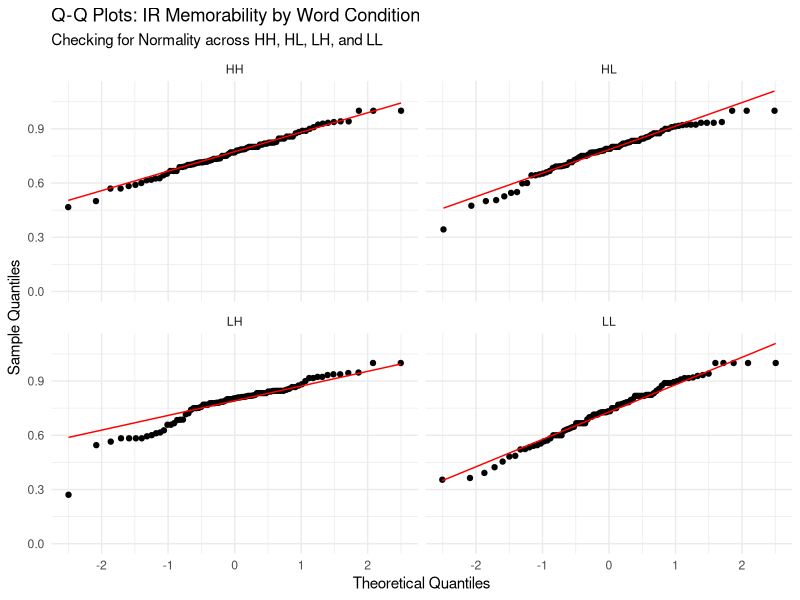
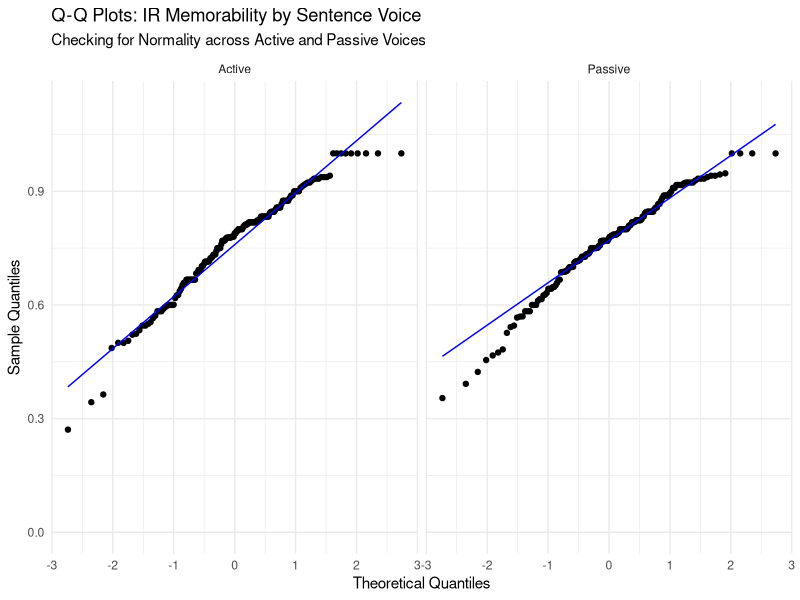
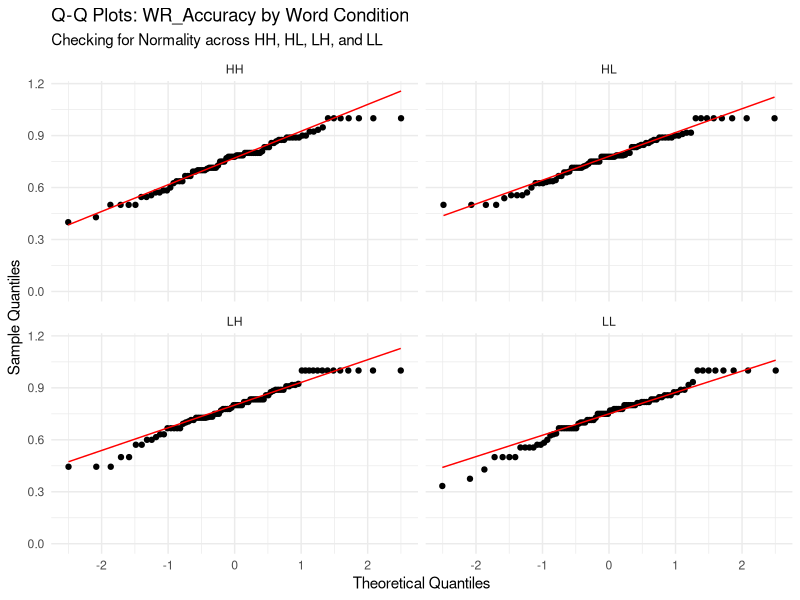
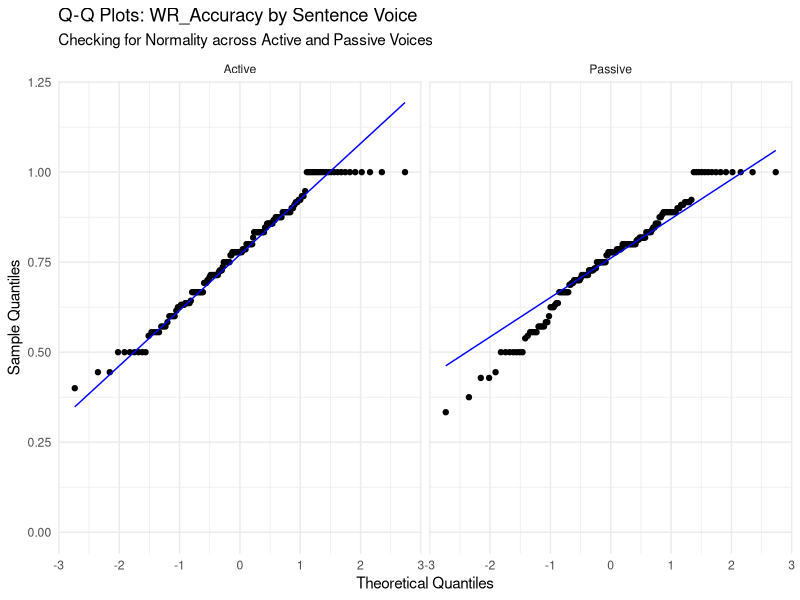
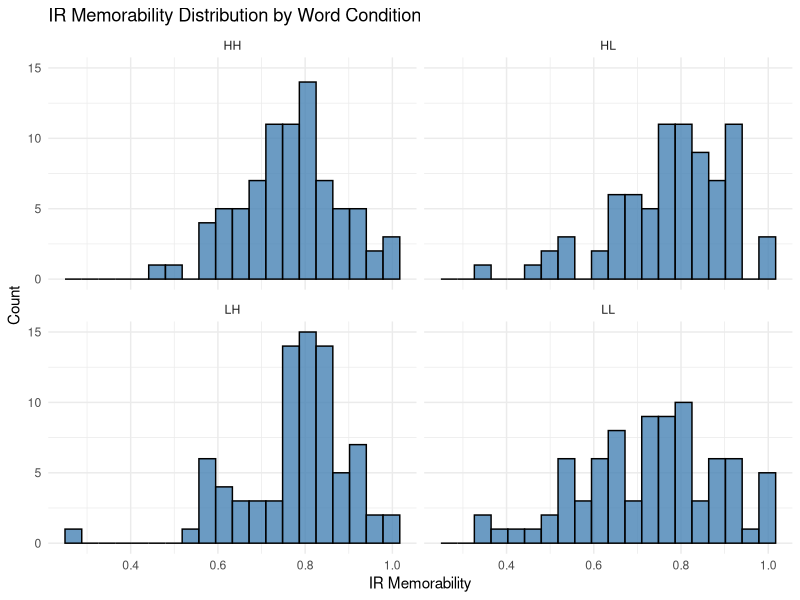
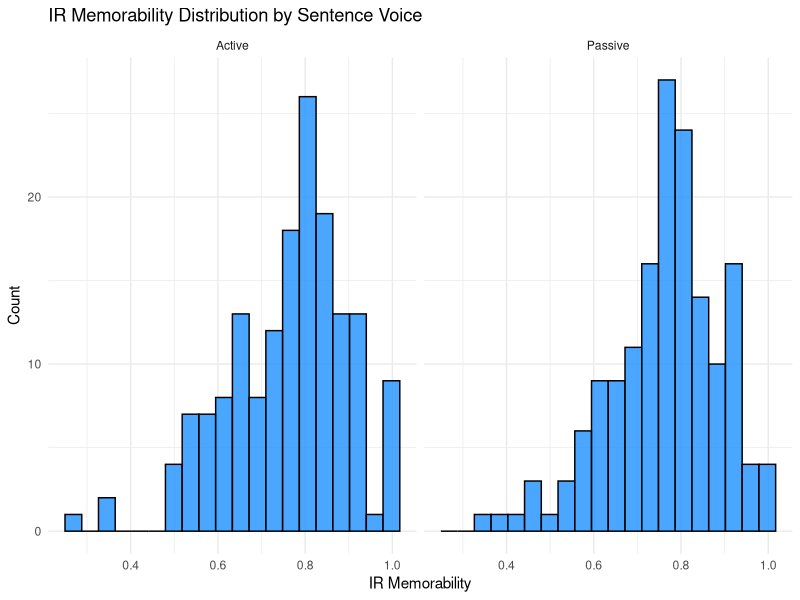
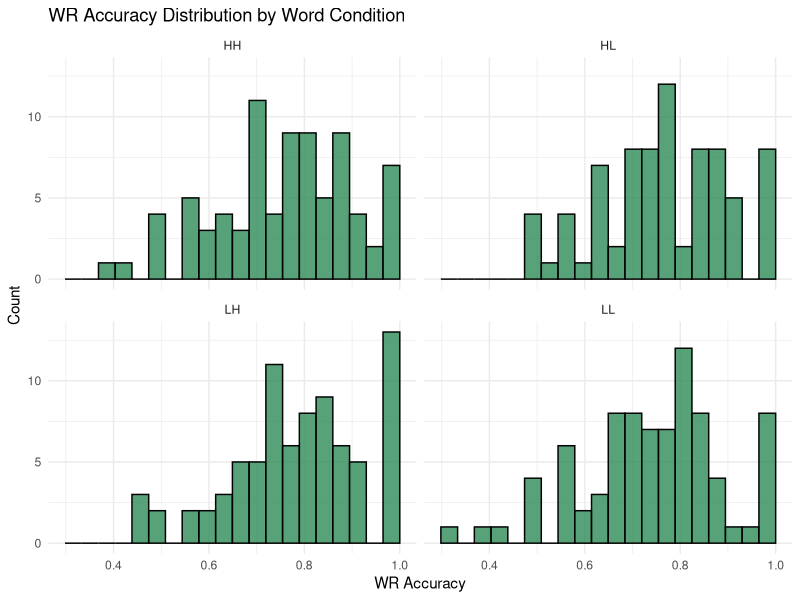
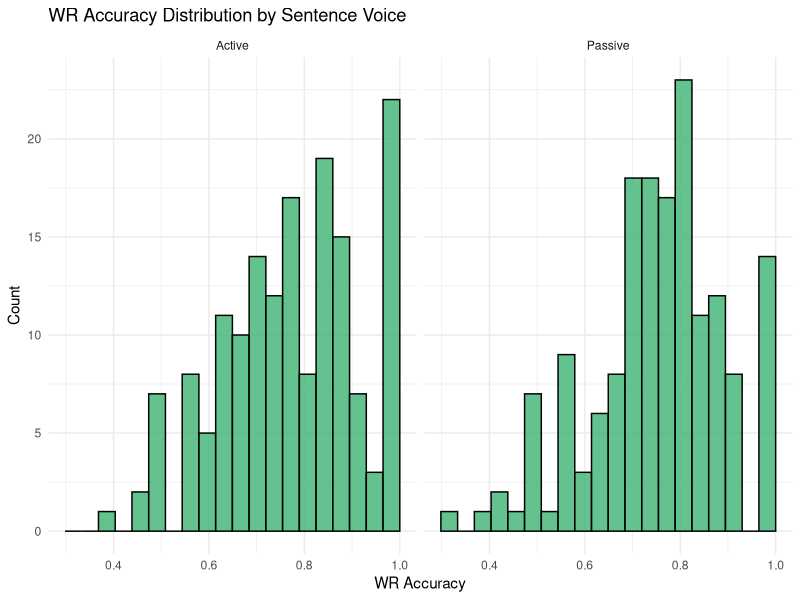

Generate these figures, in order, with R:
## ---- chunk 1
library(tidyverse)
library(stringr)
## ---- chunk 2
raw_dataset <- read_csv(
  "sentence_memorability_data.csv",
  na = c("", "NA", "N/A"),
  show_col_types = FALSE
)

aggregated_matrix <- raw_dataset %>%
  filter(isTarget == TRUE) %>%
  arrange(participant_ID, Stimulus, Timestamp) %>%
  mutate(
    # mapping conditions
    Word_Condition = case_when(
  str_detect(Stimulus, "^HH_")  ~ "HH",
  str_detect(Stimulus, "^HVL_") ~ "HL",
  str_detect(Stimulus, "^LVH_") ~ "LH",
  str_detect(Stimulus, "^LVL_") ~ "LL"
),
    Word_Condition = factor(Word_Condition, levels = c("HH","HL","LH","LL")),

    Sentence_Voice = case_when(
      str_detect(Stimulus, "_A$") ~ "Active",
      str_detect(Stimulus, "_P$") ~ "Passive",
      TRUE ~ NA_character_
    ),
    Sentence_Voice = factor(Sentence_Voice, levels = c("Active", "Passive")),

    Accuracy.IR = suppressWarnings(as.numeric(Accuracy.IR)),
    Accuracy.WR = suppressWarnings(as.numeric(Accuracy.WR)),

    # store previous IR result
    prev_IR = lag(Accuracy.IR)
  ) %>%
  group_by(Stimulus, Word_Condition, Sentence_Voice) %>%
  summarise(
    Participants = n_distinct(participant_ID),
    # IR components
    Total_Repeats = sum(isRepeat == TRUE & Event == "Sentence shown", na.rm = TRUE),
    Total_Denom = sum(is.na(isRepeat) & Event == "Sentence shown"),
    Hits = sum(Event == "IR pressed" & isRepeat == TRUE & Accuracy.IR == 1, na.rm = TRUE),
    False_Alarms = sum(Event == "IR pressed" & is.na(isRepeat), na.rm = TRUE),

    # IR metrics
    Hit_Rate = if_else(Total_Repeats > 0, Hits / Total_Repeats, 0),
    False_Alarm_Rate = if_else(Total_Denom > 0, False_Alarms / Total_Denom, 0),
    IR_Memorability = Hit_Rate - False_Alarm_Rate,

    # WR components (after correct IR)
    WR_correct = sum(Event == "WR pressed" & Accuracy.WR == 1 & prev_IR == 1, na.rm = TRUE),
    WR_total   = sum(Event == "WR pressed" & prev_IR == 1, na.rm = TRUE),

    # WR metric
    WR_Accuracy = if_else(WR_total > 0, WR_correct / WR_total, 0),

    .groups = "drop"
  ) %>%
  mutate(WR_Accuracy = replace_na(WR_Accuracy, 0))

aggregated_matrix <- aggregated_matrix %>%
  filter(Participants >= 15)

## ---- chunk 3
# Testing for Normality
# QQ Plots
library(ggplot2)

ggplot(aggregated_matrix, aes(sample = IR_Memorability)) +
  stat_qq() + 
  stat_qq_line(color = "red") +
  facet_wrap(~ Word_Condition, ncol = 2) + # This creates the 4-plot grid
  scale_y_continuous(limits = c(0, NA)) +
  labs(title = "Q-Q Plots: IR Memorability by Word Condition",
       subtitle = "Checking for Normality across HH, HL, LH, and LL",
       x = "Theoretical Quantiles",
       y = "Sample Quantiles") +
  theme_minimal()

ggplot(aggregated_matrix, aes(sample = IR_Memorability)) +
  stat_qq() + 
  stat_qq_line(color = "blue") + # Using blue to distinguish from the Word Condition plots
  facet_wrap(~ Sentence_Voice, ncol = 2) + 
  scale_y_continuous(limits = c(0, NA)) +
  labs(title = "Q-Q Plots: IR Memorability by Sentence Voice",
       subtitle = "Checking for Normality across Active and Passive Voices",
       x = "Theoretical Quantiles",
       y = "Sample Quantiles") +
  theme_minimal()

ggplot(aggregated_matrix, aes(sample = WR_Accuracy)) +
  stat_qq() + 
  stat_qq_line(color = "red") +
  facet_wrap(~ Word_Condition, ncol = 2) + # This creates the 4-plot grid
  scale_y_continuous(limits = c(0, NA)) +
  labs(title = "Q-Q Plots: WR_Accuracy by Word Condition",
       subtitle = "Checking for Normality across HH, HL, LH, and LL",
       x = "Theoretical Quantiles",
       y = "Sample Quantiles") +
  theme_minimal()

ggplot(aggregated_matrix, aes(sample = WR_Accuracy)) +
  stat_qq() + 
  stat_qq_line(color = "blue") + # Using blue to distinguish from the Word Condition plots
  facet_wrap(~ Sentence_Voice, ncol = 2) + 
  scale_y_continuous(limits = c(0, NA)) +
  labs(title = "Q-Q Plots: WR_Accuracy by Sentence Voice",
       subtitle = "Checking for Normality across Active and Passive Voices",
       x = "Theoretical Quantiles",
       y = "Sample Quantiles") +
  theme_minimal()

# Anderson Darling
library(nortest)

aggregated_matrix %>%
  group_by(Word_Condition) %>%
  summarise(
    AD_Stat = ad.test(IR_Memorability)$statistic,
    p_value = ad.test(IR_Memorability)$p.value
  )

aggregated_matrix %>%
  group_by(Sentence_Voice) %>%
  summarise(
    AD_Stat = ad.test(IR_Memorability)$statistic,
    p_value = ad.test(IR_Memorability)$p.value
  )

aggregated_matrix %>%
  group_by(Word_Condition) %>%
  summarise(
    AD_Stat = ad.test(WR_Accuracy)$statistic,
    p_value = ad.test(WR_Accuracy)$p.value
  )

aggregated_matrix %>%
  group_by(Sentence_Voice) %>%
  summarise(
    AD_Stat = ad.test(WR_Accuracy)$statistic,
    p_value = ad.test(WR_Accuracy)$p.value
  )
## ---- chunk 4
# Graph 1: Histogram of IR Memorability Scores
ggplot(aggregated_matrix, aes(x = IR_Memorability)) +
  geom_histogram(bins = 20, fill = "steelblue", color = "black", alpha = 0.8) +
  facet_wrap(~ Word_Condition, ncol = 2) +
  labs(
    title = "IR Memorability Distribution by Word Condition",
    x = "IR Memorability",
    y = "Count"
  ) +
  scale_y_continuous(limits = c(0, NA)) +
  theme_minimal()

ggplot(aggregated_matrix, aes(x = IR_Memorability)) +
  geom_histogram(bins = 20, fill = "dodgerblue", color = "black", alpha = 0.8) +
  facet_wrap(~ Sentence_Voice, ncol = 2) +
  labs(
    title = "IR Memorability Distribution by Sentence Voice",
    x = "IR Memorability",
    y = "Count"
  ) +
  scale_y_continuous(limits = c(0, NA)) +
  theme_minimal()

# Graph 2: Histogram of WR Accuracy Scores
ggplot(aggregated_matrix, aes(x = WR_Accuracy)) +
  geom_histogram(bins = 20, fill = "seagreen", color = "black", alpha = 0.8) +
  facet_wrap(~ Word_Condition, ncol = 2) +
  labs(
    title = "WR Accuracy Distribution by Word Condition",
    x = "WR Accuracy",
    y = "Count"
  ) +
  scale_y_continuous(limits = c(0, NA)) +
  theme_minimal()

ggplot(aggregated_matrix, aes(x = WR_Accuracy)) +
  geom_histogram(bins = 20, fill = "mediumseagreen", color = "black", alpha = 0.8) +
  facet_wrap(~ Sentence_Voice, ncol = 2) +
  labs(
    title = "WR Accuracy Distribution by Sentence Voice",
    x = "WR Accuracy",
    y = "Count"
  ) +
  scale_y_continuous(limits = c(0, NA)) +
  theme_minimal()

## ---- chunk 5
# Graph 3 (H1a): Violin & Boxplot for IR by Word Condition
ggplot(aggregated_matrix, aes(x = Word_Condition, y = IR_Memorability, fill = Word_Condition)) +
  geom_violin(trim = FALSE, alpha = 0.5) +
  geom_boxplot(width = 0.2, outlier.shape = NA, alpha = 0.8) +
  scale_y_continuous(limits = c(0, NA)) +
  labs(title = "H1a: IR Memorability by Word Condition", x = "Condition", y = "IR Memorability") +
  theme_minimal() + theme(legend.position = "none")

# Graph 4 (H1b): Violin & Boxplot for WR by Word Condition
ggplot(aggregated_matrix, aes(x = Word_Condition, y = WR_Accuracy, fill = Word_Condition)) +
  geom_violin(trim = FALSE, alpha = 0.5) +
  geom_boxplot(width = 0.2, outlier.shape = NA, alpha = 0.8) +
  scale_y_continuous(limits = c(0, NA)) +
  labs(title = "H1b: WR Accuracy by Word Condition", x = "Condition", y = "WR Accuracy") +
  theme_minimal() + theme(legend.position = "none")
## ---- chunk 6
# Graph 5 (H2a): Violin & Boxplot for IR by Voice
ggplot(aggregated_matrix %>% drop_na(Sentence_Voice), aes(x = Sentence_Voice, y = IR_Memorability, fill = Sentence_Voice)) +
  geom_violin(trim = FALSE, alpha = 0.5) +
  geom_boxplot(width = 0.2, outlier.shape = NA, alpha = 0.8) +
  scale_y_continuous(limits = c(0, NA)) +
  labs(title = "H2a: IR Memorability by Sentence Voice", x = "Voice", y = "IR Memorability") +
  theme_minimal() + theme(legend.position = "none")

# Graph 6 (H2b): Violin & Boxplot for WR by Voice
ggplot(aggregated_matrix %>% drop_na(Sentence_Voice), aes(x = Sentence_Voice, y = WR_Accuracy, fill = Sentence_Voice)) +
  geom_violin(trim = FALSE, alpha = 0.5) +
  geom_boxplot(width = 0.2, outlier.shape = NA, alpha = 0.8) +
  scale_y_continuous(limits = c(0, NA)) +
  labs(title = "H2b: WR Accuracy by Sentence Voice", x = "Voice", y = "WR Accuracy") +
  theme_minimal() + theme(legend.position = "none")


## ---- chunk 7
interaction_data <- aggregated_matrix %>%
  drop_na(Word_Condition, Sentence_Voice) %>%
  group_by(Word_Condition, Sentence_Voice) %>%
  summarise(
    Mean_IR = mean(IR_Memorability, na.rm = TRUE),
    Mean_WR = mean(WR_Accuracy, na.rm = TRUE),
    .groups = 'drop'
  )

# Graph 7 (H3a): Interaction Plot for IR
ggplot(interaction_data, aes(x = Word_Condition, y = Mean_IR, color = Sentence_Voice, group = Sentence_Voice)) +
  geom_line(linewidth = 1) + geom_point(size = 3) +
  scale_y_continuous(limits = c(0, NA)) +
  labs(title = "H3a: Interaction of Word Condition and Voice (IR)", x = "Word Condition", y = "Mean IR Memorability", color = "Voice") +
  theme_minimal()

# Graph 8 (H3b): Interaction Plot for WR 
ggplot(interaction_data, aes(x = Word_Condition, y = Mean_WR, color = Sentence_Voice, group = Sentence_Voice)) +
  geom_line(linewidth = 1) + geom_point(size = 3) +
  scale_y_continuous(limits = c(0, NA)) +
  labs(title = "H3b: Interaction of Word Condition and Voice (WR)", x = "Word Condition", y = "Mean WR Accuracy", color = "Voice") +
  theme_minimal()
## ---- chunk 8
aggregated_scaled <- aggregated_matrix %>%
  mutate(
    IR_scaled = as.numeric(scale(IR_Memorability)),
    WR_scaled = as.numeric(scale(WR_Accuracy))
  )

# Calculate average scaled IR and WR scores and their standard errors for each word condition
effect_data <- aggregated_scaled %>%
  drop_na(Word_Condition, Sentence_Voice) %>%
  group_by(Word_Condition) %>%
  summarise(
    IR_mean = mean(IR_scaled, na.rm=TRUE),
    IR_se = sd(IR_scaled, na.rm=TRUE)/sqrt(n()),
    WR_mean = mean(WR_scaled, na.rm=TRUE),
    WR_se = sd(WR_scaled, na.rm=TRUE)/sqrt(n()),
    .groups="drop"
  )

# Graph 9 (H4): Word Memorability effects on IR vs WR
effect_data_long <- effect_data %>%
  pivot_longer(cols = c(IR_mean, WR_mean), names_to = "Metric", values_to = "Mean") %>%
  mutate(SE = ifelse(Metric == "IR_mean", IR_se, WR_se))

ggplot(effect_data_long, aes(x = Word_Condition, y = Mean, fill = Metric)) +
  geom_bar(stat = "identity", position = position_dodge()) +
  geom_errorbar(aes(ymin = Mean - SE, ymax = Mean + SE), width = 0.2, position = position_dodge(0.9)) +
  labs(title = "H4: Word Memorability Effect Magnitude (IR vs WR)", x = "Word Condition", y = "Score Magnitude") +
  scale_fill_manual(values = c("steelblue", "seagreen"), labels = c("IR Memorability", "WR Accuracy")) +
  theme_minimal()

# Graph 10 (H5): Sentence Voice effects on IR vs WR
voice_effect <- aggregated_scaled %>%
  drop_na(Sentence_Voice) %>%
  group_by(Sentence_Voice) %>%
  summarise(
    IR_mean = mean(IR_scaled, na.rm=TRUE),
    IR_se = sd(IR_scaled, na.rm=TRUE)/sqrt(n()),
    WR_mean = mean(WR_scaled, na.rm=TRUE),
    WR_se = sd(WR_scaled, na.rm=TRUE)/sqrt(n()),
    .groups="drop"
  ) %>%
  pivot_longer(cols = c(IR_mean, WR_mean), names_to = "Metric", values_to = "Mean") %>%
  mutate(SE = ifelse(Metric == "IR_mean", IR_se, WR_se))

ggplot(voice_effect, aes(x = Sentence_Voice, y = Mean, fill = Metric)) +
  geom_bar(stat = "identity", position = position_dodge()) +
  geom_errorbar(aes(ymin = Mean - SE, ymax = Mean + SE), width = 0.2, position = position_dodge(0.9)) +
  labs(title = "H5: Sentence Voice Effect Magnitude (IR vs WR)", x = "Sentence Voice", y = "Score Magnitude") +
  scale_fill_manual(values = c("steelblue", "seagreen"), labels = c("IR Memorability", "WR Accuracy")) +
  theme_minimal()



## ---- chunk 9
# Descriptive stats by Word Condition
desc_word <- aggregated_matrix %>%
  drop_na(Word_Condition) %>%
  group_by(Word_Condition) %>%
  summarise(
    IR_mean = mean(IR_Memorability, na.rm = TRUE),
    IR_sd = sd(IR_Memorability, na.rm = TRUE),
    IR_median = median(IR_Memorability, na.rm = TRUE),

    WR_mean = mean(WR_Accuracy, na.rm = TRUE),
    WR_sd = sd(WR_Accuracy, na.rm = TRUE),
    WR_median = median(WR_Accuracy, na.rm = TRUE),

    n = n(),
    .groups = "drop"
  )

print(desc_word)
## ---- chunk 10
# Descriptive stats by Sentence Voice
desc_voice <- aggregated_matrix %>%
  drop_na(Sentence_Voice) %>%
  group_by(Sentence_Voice) %>%
  summarise(
    IR_mean = mean(IR_Memorability, na.rm = TRUE),
    IR_sd = sd(IR_Memorability, na.rm = TRUE),
    IR_median = median(IR_Memorability, na.rm = TRUE),

    WR_mean = mean(WR_Accuracy, na.rm = TRUE),
    WR_sd = sd(WR_Accuracy, na.rm = TRUE),
    WR_median = median(WR_Accuracy, na.rm = TRUE),

    n = n(),
    .groups = "drop"
  )

print(desc_voice)
## ---- chunk 11
kruskal_ir_word <- kruskal.test(IR_Memorability ~ Word_Condition, data = aggregated_matrix)
print(kruskal_ir_word)
## ---- chunk 12
kruskal_wr_word <- kruskal.test(WR_Accuracy ~ Word_Condition, data = aggregated_matrix)
print(kruskal_wr_word)
## ---- chunk 13
mw_ir_voice <- wilcox.test(
  IR_Memorability ~ Sentence_Voice,
  data = aggregated_matrix,
  exact = FALSE
)

print(mw_ir_voice)
## ---- chunk 14
mw_wr_voice <- wilcox.test(
  WR_Accuracy ~ Sentence_Voice,
  data = aggregated_matrix,
  exact = FALSE
)

print(mw_wr_voice)
## ---- chunk 15
# Create categorical correctness variables
processed_trials <- raw_dataset %>%
  filter(isTarget == TRUE) %>%
  arrange(participant_ID, Stimulus, Timestamp) %>%
  group_by(participant_ID, Stimulus) %>%
  mutate(
    Word_Condition = case_when(
      str_detect(Stimulus, "^HH_")  ~ "HH",
      str_detect(Stimulus, "^HVL_") ~ "HL",
      str_detect(Stimulus, "^LVH_") ~ "LH",
      str_detect(Stimulus, "^LVL_") ~ "LL"
    ),
    Word_Condition = factor(Word_Condition, levels = c("HH", "HL", "LH", "LL")),

    Sentence_Voice = case_when(
      str_detect(Stimulus, "_A$") ~ "Active",
      str_detect(Stimulus, "_P$") ~ "Passive",
      TRUE ~ NA_character_
    ),
    Sentence_Voice = factor(Sentence_Voice, levels = c("Active", "Passive")),

    Accuracy.IR = suppressWarnings(as.numeric(Accuracy.IR)),
    Accuracy.WR = suppressWarnings(as.numeric(Accuracy.WR)),
    prev_IR = lag(Accuracy.IR)
  ) %>%
  ungroup()

ir_data <- processed_trials %>%
  filter(Event == "IR pressed") %>%
  mutate(
    IR_Result = case_when(
      isRepeat == TRUE & Accuracy.IR == 1 ~ "Correct",
      is.na(isRepeat) ~ "Incorrect",
      TRUE ~ NA_character_
    )
  ) %>%
  filter(!is.na(IR_Result))

wr_data <- processed_trials %>%
  filter(Event == "WR pressed", prev_IR == 1) %>%
  mutate(
    WR_Result = case_when(
      Accuracy.WR == 1 ~ "Correct",
      Accuracy.WR == 0 ~ "Incorrect",
      TRUE ~ NA_character_
    )
  ) %>%
  filter(!is.na(WR_Result))



ir_word_table <- table(ir_data$Word_Condition, ir_data$IR_Result)
fisher_ir_word <- fisher.test(ir_word_table)
print(fisher_ir_word)

wr_word_table <- table(wr_data$Word_Condition, wr_data$WR_Result)
fisher_wr_word <- fisher.test(wr_word_table)
print(fisher_wr_word)

ir_voice_table <- table(ir_data$Sentence_Voice, ir_data$IR_Result)
fisher_ir_voice <- fisher.test(ir_voice_table)
print(fisher_ir_voice)

wr_voice_table <- table(wr_data$Sentence_Voice, wr_data$WR_Result)
fisher_wr_voice <- fisher.test(wr_voice_table)
print(fisher_wr_voice)
## ---- chunk 16
# Create categorical correctness variables

ir_word_table <- table(ir_data$Word_Condition, ir_data$IR_Result)
chisq_ir_word <- chisq.test(ir_word_table)
print(chisq_ir_word)

wr_word_table <- table(wr_data$Word_Condition, wr_data$WR_Result)
chisq_wr_word <- chisq.test(wr_word_table)
print(chisq_wr_word)

ir_voice_table <- table(ir_data$Sentence_Voice, ir_data$IR_Result)
chisq_ir_voice <- chisq.test(ir_voice_table)
print(chisq_ir_voice)

wr_voice_table <- table(wr_data$Sentence_Voice, wr_data$WR_Result)
chisq_wr_voice <- chisq.test(wr_voice_table)
print(chisq_wr_voice)
## ---- chunk 17
ir_wr_counts <- raw_dataset %>%
  arrange(participant_ID, Stimulus, Timestamp) %>%
  group_by(participant_ID) %>%  
  mutate(
    Accuracy.IR = suppressWarnings(as.numeric(Accuracy.IR)),
    Accuracy.WR = suppressWarnings(as.numeric(Accuracy.WR)),
    prev_IR = lag(Accuracy.IR)
  ) %>%
  ungroup() %>%
  summarise(
    IR_Total = sum(Event == "IR pressed", na.rm = TRUE),
    IR_Correct = sum(Event == "IR pressed" & Accuracy.IR == 1 & isRepeat==TRUE, na.rm = TRUE),
    IR_Incorrect = sum(Event == "IR pressed" & Accuracy.IR == 0, na.rm = TRUE),

    WR_Total = sum(Event == "WR pressed" & prev_IR == 1, na.rm = TRUE),
    WR_Correct = sum(Event == "WR pressed" & Accuracy.WR == 1 & prev_IR == 1, na.rm = TRUE),
    WR_Incorrect = sum(Event == "WR pressed" & Accuracy.WR == 0 & prev_IR == 1, na.rm = TRUE)
  )

print(ir_wr_counts)
